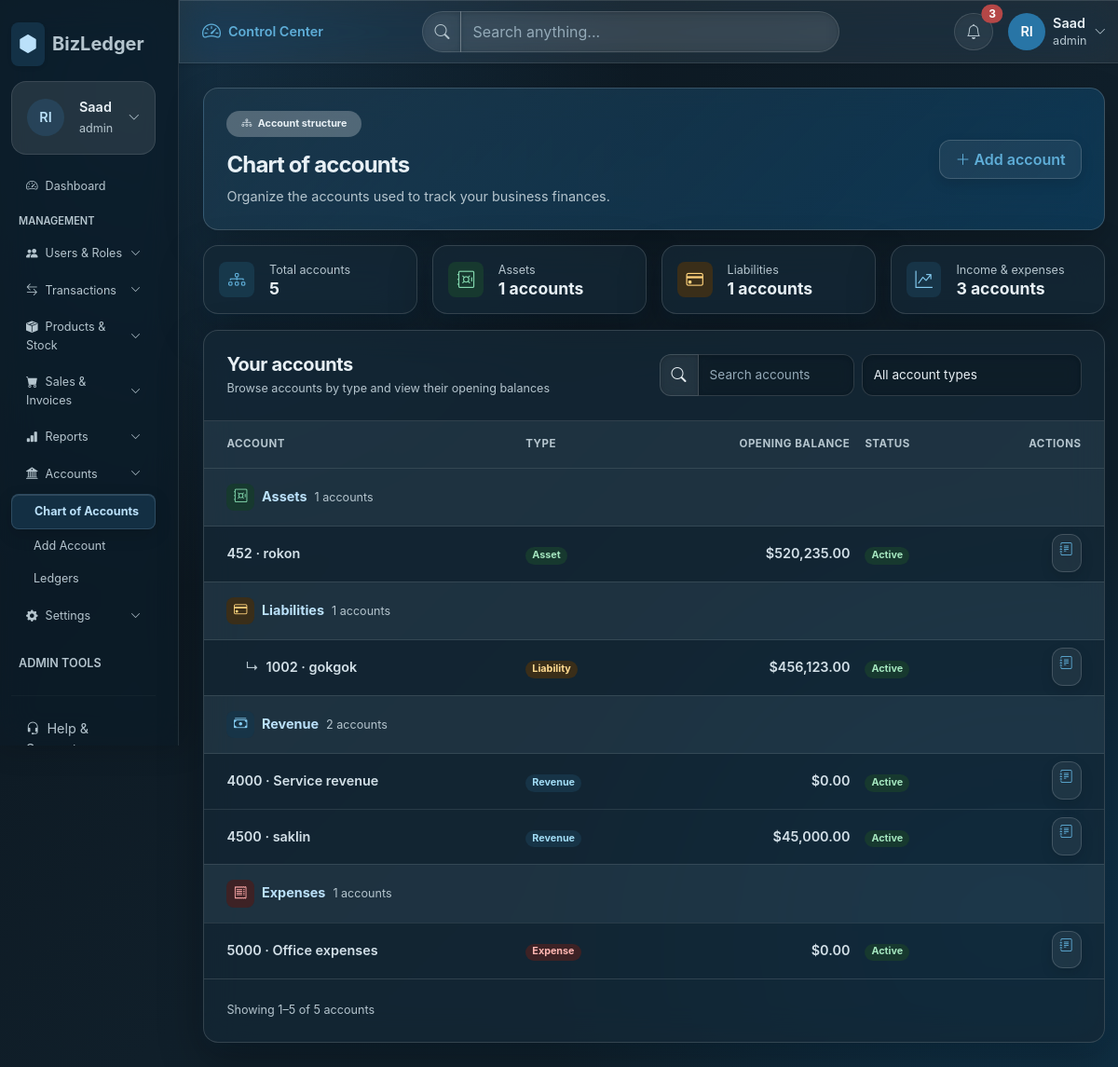
The app's page /admin/chart_of_accounts.php (signed in) with its own data.
### tables this page shows
CREATE TABLE `accounts` (
  `account_id` int UNSIGNED NOT NULL,
  `company_id` int UNSIGNED NOT NULL,
  `parent_account_id` int UNSIGNED DEFAULT NULL,
  `account_code` varchar(30) NOT NULL,
  `account_name` varchar(120) NOT NULL,
  `opening_balance` decimal(15,2) NOT NULL DEFAULT '0.00',
  `opening_balance_side` enum('DEBIT','CREDIT') NOT NULL DEFAULT 'DEBIT',
  `is_active` tinyint NOT NULL DEFAULT '1',
  `created_at` timestamp NOT NULL DEFAULT CURRENT_TIMESTAMP,
  `updated_at` timestamp NOT NULL DEFAULT CURRENT_TIMESTAMP ON UPDATE CURRENT_TIMESTAMP,
  `account_categorie` enum('ASSET','LIABILITY','EQUITY','REVENUE','EXPENSE') NOT NULL
);

### admin/chart_of_accounts.php (the view, shortened to what this page needs)
<?php
include_once 'assets/db/bdconfig.php';
$company_id = (int) ($_SESSION['company_id'] ?? 1);
$rowData = $conn->query(
    "SELECT account_id, parent_account_id, account_code, account_name, opening_balance, is_active, account_categorie
     FROM accounts
     WHERE company_id = $company_id
     ORDER BY account_categorie, account_code, account_id"
);
$rows = $rowData->fetch_all(MYSQLI_ASSOC);
$meta = [
    'ASSET'     => ['Assets', 'Asset', 'bi-safe', 'success'],
    'LIABILITY' => ['Liabilities', 'Liability', 'bi-credit-card', 'warning'],
    'EQUITY'    => ['Equity', 'Equity', 'bi-pie-chart', 'primary'],
    'REVENUE'   => ['Revenue', 'Revenue', 'bi-cash-stack', 'info'],
    'EXPENSE'   => ['Expenses', 'Expense', 'bi-receipt', 'danger'],
];
$counts = [];
foreach ($rows as $row) {
    $category = strtoupper((string) ($row['account_categorie'] ?? ''));
    $counts[$category] = ($counts[$category] ?? 0) + 1;
}
?>
<!DOCTYPE html>
<html lang="en">
<head>
    <link href="https://cdn.jsdelivr.net/npm/bootstrap@5.3.3/dist/css/bootstrap.min.css" rel="stylesheet">
    <link href="https://cdn.jsdelivr.net/npm/bootstrap-icons@1.11.3/font/bootstrap-icons.css" rel="stylesheet">
    <link href="assets/css/dashboard-shared.css" rel="stylesheet">
    <link href="assets/css/accounts.css" rel="stylesheet">
    <link href="assets/css/glassmorphism.css" rel="stylesheet">
</head>
<body class="bg-body-tertiary dashboard-page account-page">
    <div class="container-fluid px-0">
        <div class="row min-vh-100">
            <div class="col-lg-3 col-xl-2 p-0 bg-dark">
                <?php if (($_SESSION['role'] ?? '') === 'accountant') { include 'include/accountendsidebar.php'; } else { include 'include/adminsidebar.php'; } ?>
            </div>
            <main class="col-12 col-lg-9 col-xl-10 p-0">
                <?php if (($_SESSION['role'] ?? '') === 'accountant') { include 'include/accountendheadbar.php'; } else { include 'include/adminheadbar.php'; } ?>
                <div class="p-3 p-md-4 p-xl-5">
                    <section class="account-hero rounded-4 shadow-sm text-white p-4 p-lg-5 mb-4">
                        <div class="d-flex flex-column flex-md-row justify-content-between align-items-md-center gap-4">
                            <div>
                                <span class="badge rounded-pill bg-white bg-opacity-25 text-white px-3 py-2 mb-3">
                                    <i class="bi bi-diagram-3 me-1" aria-hidden="true"></i> Account structure
                                </span>
                                <h1 class="h2 fw-bold mb-2">Chart of accounts</h1>
                                <p class="mb-0 text-white-50">Organize the accounts used to track your business finances.</p>
                            </div>
                            <a class="btn btn-light text-primary fw-semibold px-3 py-2 text-nowrap" href="add_account.php">
                                <i class="bi bi-plus-lg me-1" aria-hidden="true"></i>Add account
                            </a>
                        </div>
                    </section>
                    <section class="row g-3 mb-4" aria-label="Account summary">
                        <div class="col-12 col-sm-6 col-xl-3">
                            <article class="card account-stat rounded-4 h-100">
                                <div class="card-body d-flex align-items-center gap-3 p-4">
                                    <span class="account-stat-icon d-inline-flex align-items-center justify-content-center rounded-3 bg-primary-subtle text-primary fs-4"><i class="bi bi-diagram-3" aria-hidden="true"></i></span>
                                    <div>
                                        <div class="small text-secondary">Total accounts</div>
                                        <div class="h4 fw-bold mb-0"><?php echo count($rows); ?></div>
                                    </div>
                                </div>
                            </article>
                        </div>
                        <div class="col-12 col-sm-6 col-xl-3">
                            <article class="card account-stat rounded-4 h-100">
                                <div class="card-body d-flex align-items-center gap-3 p-4">
                                    <span class="account-stat-icon d-inline-flex align-items-center justify-content-center rounded-3 bg-success-subtle text-success fs-4"><i class="bi bi-safe" aria-hidden="true"></i></span>
                                    <div>
                                        <div class="small text-secondary">Assets</div>
                                        <div class="h4 fw-bold mb-0"><?php echo $counts['ASSET'] ?? 0; ?> accounts</div>
                                    </div>
                                </div>
                            </article>
                        </div>
                        <div class="col-12 col-sm-6 col-xl-3">
                            <article class="card account-stat rounded-4 h-100">
                                <div class="card-body d-flex align-items-center gap-3 p-4">
                                    <span class="account-stat-icon d-inline-flex align-items-center justify-content-center rounded-3 bg-warning-subtle text-warning fs-4"><i class="bi bi-credit-card" aria-hidden="true"></i></span>
                                    <div>
                                        <div class="small text-secondary">Liabilities</div>
                                        <div class="h4 fw-bold mb-0"><?php echo $counts['LIABILITY'] ?? 0; ?> accounts</div>
                                    </div>
                                </div>
                            </article>
                        </div>
                        <div class="col-12 col-sm-6 col-xl-3">
                            <article class="card account-stat rounded-4 h-100">
                                <div class="card-body d-flex align-items-center gap-3 p-4">
                                    <span class="account-stat-icon d-inline-flex align-items-center justify-content-center rounded-3 bg-info-subtle text-info fs-4"><i class="bi bi-graph-up-arrow" aria-hidden="true"></i></span>
                                    <div>
                                        <div class="small text-secondary">Income &amp; expenses</div>
                                        <div class="h4 fw-bold mb-0"><?php echo ($counts['REVENUE'] ?? 0) + ($counts['EXPENSE'] ?? 0); ?> accounts</div>
                                    </div>
                                </div>
                            </article>
                        </div>
                    </section>
                    <section class="card account-panel rounded-4 overflow-hidden" aria-labelledby="accounts-title">
                        <div class="card-body p-0">
                            <div class="d-flex flex-column flex-lg-row justify-content-between align-items-lg-center gap-3 p-3 p-md-4 border-bottom">
                                <div>
                                    <h2 class="h5 fw-bold mb-1" id="accounts-title">Your accounts</h2>
                                    <p class="small text-secondary mb-0">Browse accounts by type and view their opening balances</p>
                                </div>
                                <div class="account-toolbar d-flex flex-column flex-sm-row gap-2">
                                    <div class="input-group">
                                        <span class="input-group-text bg-white"><i class="bi bi-search" aria-hidden="true"></i></span>
                                        <input class="form-control" id="account-search" type="search" placeholder="Search accounts" aria-label="Search accounts">
                                    </div>
                                    <select class="form-select" id="account-category-filter" aria-label="Filter by account type">
                                        <option value="" selected>All account types</option>
                                    </select>
                                </div>
                            </div>
                            <div class="table-responsive">
                                <table class="table table-hover align-middle account-table mb-0">
                                    <thead>
                                        <tr>
                                            <th scope="col" class="ps-4 py-3 small text-uppercase text-secondary">Account</th>
                                            <th scope="col" class="py-3 small text-uppercase text-secondary">Type</th>
                                            <th scope="col" class="py-3 small text-uppercase text-secondary text-end">Opening balance</th>
                                            <th scope="col" class="py-3 small text-uppercase text-secondary">Status</th>
                                            <th scope="col" class="pe-4 py-3 small text-uppercase text-secondary text-end">Actions</th>
                                        </tr>
                                    </thead>
                                    <tbody>
                                        <?php
                                        $current = '';
                                        foreach ($rows as $row):
                                            $cat = strtoupper((string) ($row['account_categorie'] ?? ''));
                                            $m = $meta[$cat] ?? ['Other', 'Other', 'bi-folder', 'secondary'];
                                            if ($cat != $current):
                                                $current = $cat;
                                        ?>
                                                <tr class="account-group-row" data-account-group="<?php echo $cat; ?>">
                                                    <td class="ps-4 py-3" colspan="5"><span class="account-type-icon d-inline-flex align-items-center justify-content-center rounded-3 bg-<?php echo $m[3]; ?>-subtle text-<?php echo $m[3]; ?> me-2"><i class="bi <?php echo $m[2]; ?>" aria-hidden="true"></i></span><span class="fw-bold"><?php echo $m[0]; ?></span><span class="small text-secondary ms-2"><?php echo $counts[$cat] ?? 0; ?> accounts</span></td>
                                                </tr>
                                            <?php endif; ?>
                                            <tr data-account-row data-account-category="<?php echo $cat ; ?>" data-account-search="<?php echo strtolower(implode(' ', [$row['account_code'], $row['account_name'], $m[0], $m[1], $row['is_active'] ? 'active' : 'inactive'])); ?>">
                                                <?php if ($row['parent_account_id'] !== null): ?>
                                                    <td class="account-child py-3"><span class="text-secondary me-2" aria-hidden="true">↳</span><span class="fw-semibold"><?php echo $row['account_code'] . ' · ' . $row['account_name']; ?></span></td>
                                                <?php else: ?>
                                                    <td class="ps-4 py-3"><span class="fw-semibold"><?php echo $row['account_code'] . ' · ' . $row['account_name']; ?></span></td>
                                                <?php endif; ?>
                                                <td><span class="badge rounded-pill bg-<?php echo $m[3]; ?>-subtle text-<?php echo $m[3]; ?>-emphasis"><?php echo $m[1]; ?></span></td>
                                                <td class="text-end fw-semibold">$<?php echo number_format($row['opening_balance'], 2); ?></td>
                                                <td>
                                                    <?php if ($row['is_active']): ?>
                                                        <span class="badge rounded-pill bg-success-subtle text-success-emphasis">Active</span>
                                                    <?php else: ?>
                                                        <span class="badge rounded-pill bg-secondary-subtle text-secondary-emphasis">Inactive</span>
                                                    <?php endif; ?>
                                                </td>
                                                <td class="pe-4 text-end"><a class="btn btn-sm btn-light text-primary" href="ledgers.php" title="View ledger" aria-label="View ledger for <?php echo htmlspecialchars($row['account_name'], ENT_QUOTES, 'UTF-8'); ?>"><i class="bi bi-journal-text" aria-hidden="true"></i></a></td>
                                            </tr>
                                        <?php endforeach; ?>
                                    </tbody>
                                </table>
                            </div>
                            <div class="d-flex flex-column flex-sm-row justify-content-between align-items-center gap-3 p-3 p-md-4 border-top">
                                <span class="small text-secondary" id="account-result-summary">Showing <?php echo count($rows); ?> accounts</span>
                            </div>
                        </div>
                    </section>
                </div>
            </main>
        </div>
    </div>
</body>
</html>

### admin/assets/css/dashboard-shared.css (style rules this page uses)
:root { --dashboard-ink: #17233c; --dashboard-muted: #68758b; }
body.dashboard-page { color: var(--dashboard-ink); background: #f5f7fb; }

### admin/assets/css/accounts.css (style rules this page uses)
.account-page { color: #17233c; font-size: .9rem; }
.account-page main > .p-3 { padding: 1rem !important; }
@media (min-width: 768px) { .account-page main > .p-md-4 { padding: 1.25rem !important; } }
@media (min-width: 1200px) { .account-page main > .p-xl-5 { padding: 1.5rem !important; } }
.account-hero { background: radial-gradient(circle at 88% 18%, rgba(255, 255, 255, .16), transparent 25%), linear-gradient(120deg, #173b8f, #3159c9 62%, #4777df); padding: 1.5rem !important; margin-bottom: 1rem !important; }
.account-hero h1 { font-size: 1.5rem; }
.account-stat, .account-panel { border: 1px solid #e9edf5; box-shadow: 0 .25rem .75rem rgba(23, 35, 60, .035); }
.account-page .account-stat .card-body { padding: 1rem !important; }
.account-page .account-stat .h4 { font-size: 1.1rem; }
.account-stat-icon { width: 2.35rem; height: 2.35rem; font-size: 1.15rem !important; }
.account-table thead th { white-space: nowrap; }
.account-page .account-table .account-group-row > * { color: var(--glass-primary); background: rgba(187, 225, 250, .07); border-color: rgba(255, 255, 255, .1); }
.account-table > :not(caption) > * > * { padding-top: .55rem; padding-bottom: .55rem; }
.account-table .account-child { padding-left: 2.75rem; }
.account-toolbar .form-control, .account-toolbar .form-select { min-height: 2.4rem; font-size: .85rem; }
.account-type-icon { width: 1.85rem; height: 1.85rem; }
.account-page .row.g-3 { --bs-gutter-y: .75rem; }
.account-page .mb-4 { margin-bottom: 1rem !important; }

### records on screen
accounts: is_active "1", ($counts['REVENUE'] ?? 0) + ($counts['EXPENSE'] ?? 0) "3", account_categorie "Assets", account_code "452", account_name "rokon", account_categorie "Asset", opening_balance "520,235.00", shows "Active"
accounts: account_categorie "Liabilities", cat "1", account_code "1002", account_name "gokgok", account_categorie "Liability", opening_balance "456,123.00", is_active "Active"
accounts: account_categorie "Revenue", cat "2", account_code "4000", account_name "Service revenue", opening_balance "0.00", is_active "Active"
accounts: account_code "4500", account_name "saklin", account_categorie "Revenue", opening_balance "45,000.00", is_active "Active"
accounts: account_categorie "Expenses", cat "1", account_code "5000", account_name "Office expenses", account_categorie "Expense", opening_balance "0.00", is_active "Active"

### other values on screen
$_SESSION['name'] "Saad"
$_SESSION['role'] "admin"
count($rows) "5"
